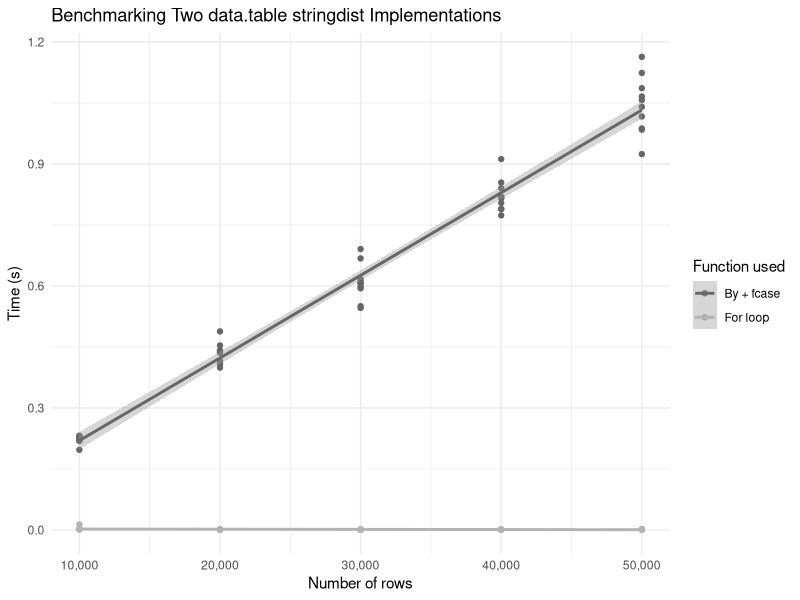

Write the R code that produced this figure. (Note: this script raises an error after producing the figure.)
library(data.table)
library(ggplot2)
library(microbenchmark)
library(stringdist)

# Sample data
nrec <- 1000
options <- c("CAT", "HAT", "THAT", "SPAT", "SCENTED", "APRON", LETTERS)
dt <- data.table(ID = 1:nrec, left = sample(options, nrec, TRUE), right = sample(options, nrec, TRUE))

# String distance: check for equality if one string is only one character wide
fcase_by <- function(left, right) {
  fcase(
    nchar(left) == 1 | nchar(right) == 1,
    as.numeric(substr(left, 1, 1) != substr(right, 1, 1)),
    default = stringdist(left, right)
  )
}

# This throws an error
# dt[, res := fcase_by(left, right)]

# This is the "fix"
# dt[, res := fcase_by(left, right), by = ID]

# Same logic, but in for loop
sdist_loop <- function(left, right) {
  n <- length(left)
  out <- rep(NA, length(left))
  for (i in n) {
    if (nchar(left[i]) == 1 | nchar(right[i]) == 1) {
      out[i] <- as.numeric(substr(right[i], 1, 1) != substr(left[i], 1, 1))
    } else {
      out[i] <- stringdist(left, right)
    }
  }
  out
}

# Allows us to benchmark multiple datasizes
bench_by_nrec <- function(nrec) {
  options <- c("CAT", "HAT", "THAT", "SPAT", "SCENTED", "APRON", LETTERS)
  dt <- data.table(ID = 1:nrec, left = sample(options, nrec, TRUE), right = sample(options, nrec, TRUE))

  bench <- data.table(microbenchmark(
    "By + fcase" = dt[, res := fcase_by(left, right), by = ID],
    "For loop" = dt[, res2 := sdist_loop(left, right)],
    times = 10
  ))
  bench[, nrec := nrec]
  bench[, time := time / 1e9]
  bench[, list(expr, nrec, time)]
}

# Get benchmarks for select row counts
out <- do.call(rbind, lapply(seq(10000, 50000, by = 10000), bench_by_nrec))

# Visualize the results, draw trendline that assumes linear growth
p <- ggplot(out, aes(x = nrec, y = time, group = expr, color = expr)) +
  geom_point() +
  geom_smooth(method = "lm") +
  theme_minimal() +
  scale_x_continuous(labels = scales::comma_format()) +
  ylab("Time (s)") +
  xlab("Number of rows") +
  guides(color = guide_legend("Function used")) +
  ggtitle("Benchmarking Two data.table stringdist Implementations") +
  scale_color_manual(values = c("gray40", "gray70"))

# Output for display
svglite::svglite("../jondownsnet_axum/rust/assets/images/dt_strdist_bench.svg", width = 7.0, height = 5)
plot(p)
dev.off()
